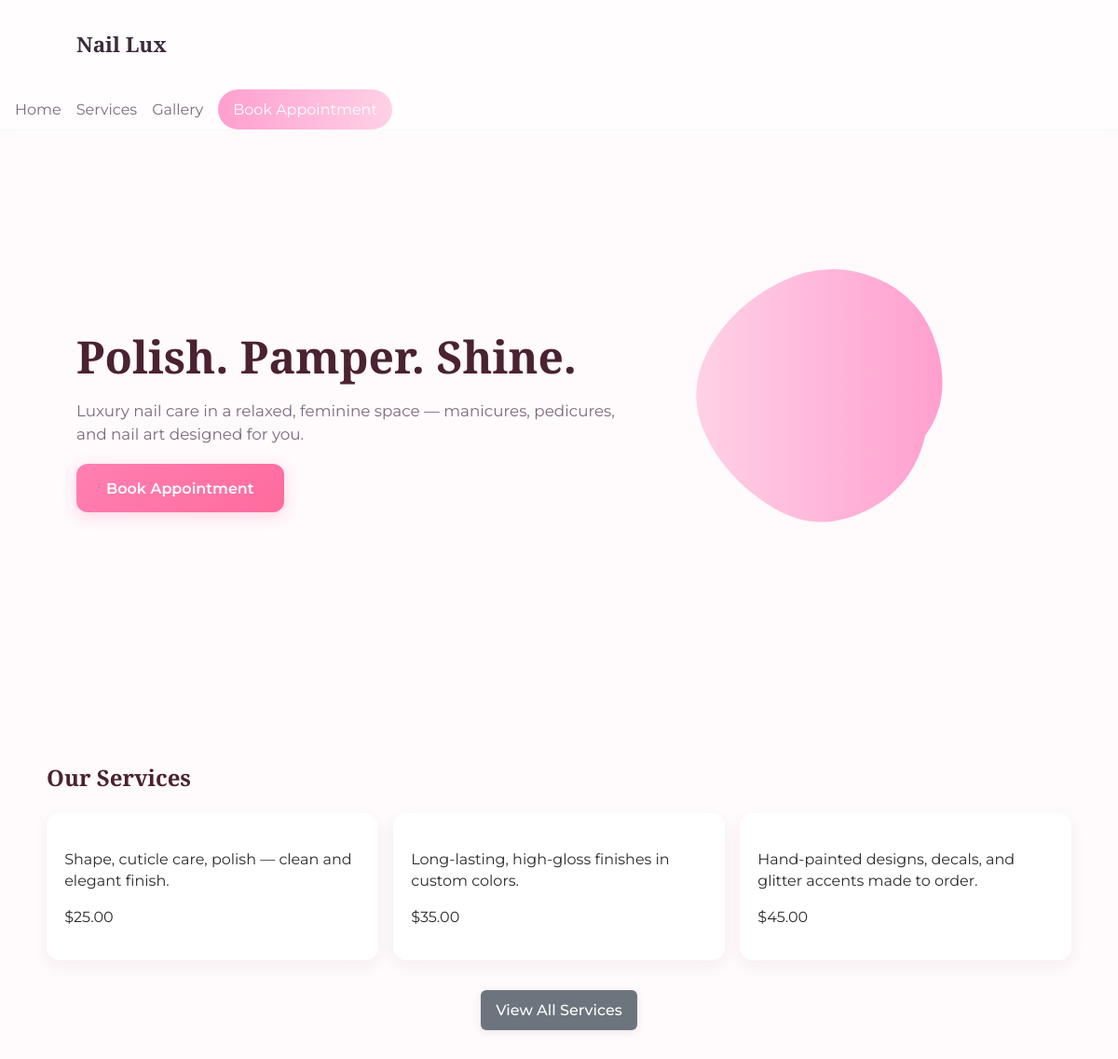
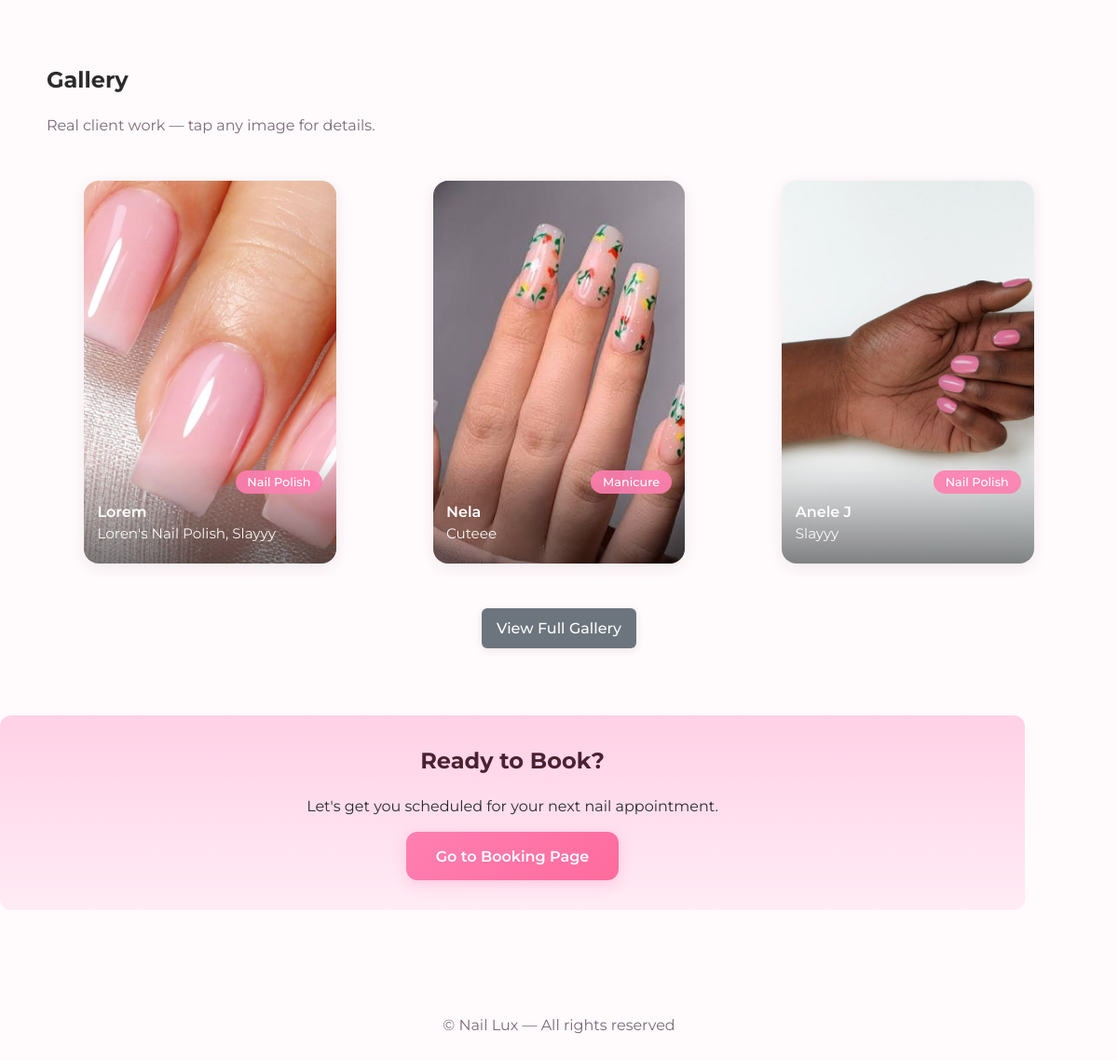
The page / on the database its author committed (2 pictures, top to bottom).
### home/models.py (models this page shows, shortened)
class Service(models.Model):
    service_name = models.CharField(max_length=100)
    description = models.TextField()
    price = models.DecimalField(max_digits=10, decimal_places=2)

class gallery(models.Model):
    client_name = models.CharField(max_length=100)
    service_received = models.CharField(max_length=100)
    caption = models.CharField(max_length=100)
    image = models.ImageField(upload_to='gallery/')
    date_pub = models.DateField(auto_now_add=True)

### home/views.py (the view)
# urls.py: 2. Add a URL to urlpatterns:  path('', views.home, name='home')
def home(request):
    gallery_items = gallery.objects.order_by('-date_pub')[:5]
    services = Service.objects.all()
    return render(request, 'home.html', context={'gallery_items': gallery_items, 'services': services})

### site_admin/context_processors.py (called while the page is built)
def admin_context(request):
    is_admin = request.path.startswith('/site-admin')
    return {
        'is_admin_section': is_admin,
    }

### home/templates/home.html (shortened to what this page needs)
{% extends "base.html" %}
{% block content %}
	<section class="hero">
		<div class="container hero-inner">
			<div class="hero-text">
				<h1>Polish. Pamper. Shine.</h1>
				<p class="lead">Luxury nail care in a relaxed, feminine space — manicures, pedicures, and nail art designed for you.</p>
				<a class="btn-primary" href="{% url 'booking' %}">Book Appointment</a>
			</div>
			<div class="hero-art" aria-hidden="true">
			</div>
		</div>
	</section>
	<section id="services" class="services container">
		<h2>Our Services</h2>
		<div class="service-grid">
			{% for service in services %}
			<div class="service-card">
				<p>{{ service.description }}</p>
				<p class="price">${{ service.price }}</p>
			</div>
			{% endfor %}
		</div>
		<div class="section-actions">
			<a href="{% url 'services' %}" class="btn-secondary">View All Services</a>
		</div>
	</section>
	<section id="gallery" class="gallery container">
		<h2>Gallery</h2>
		<p class="muted">Real client work — tap any image for details.</p>
		<div class="gallery-grid">
			{% for item in gallery_items %}
			<figure class="g-item" {% if item.image %}data-image="{{ item.image.url }}"{% endif %} data-client="{{ item.client_name|default:'' }}" data-caption="{{ item.caption|default:'' }}" data-service="{{ item.service_received|default:'' }}">
				{% if item.image %}
					<img src="{{ item.image.url }}" alt="{{ item.caption|default:item.client_name }}">
				{% else %}
					<div class="g-placeholder" aria-hidden="true"></div>
				{% endif %}
				<figcaption>
					<div class="fig-top">
						{% if item.service_received %}
							<span class="service-badge">{{ item.service_received }}</span>
						{% endif %}
					</div>
					<h4 class="client-name">{{ item.client_name }}</h4>
					<p class="caption">{{ item.caption }}</p>
				</figcaption>
			</figure>
			{% empty %}
			<div class="gallery-empty muted">No gallery items yet — coming soon.</div>
			{% endfor %}
		</div>
		<div class="section-actions">
			<a href="{% url 'gallery' %}" class="btn-secondary">View Full Gallery</a>
		</div>
	</section>
  <section class="cta-section container">
    <h2>Ready to Book?</h2>
    <p>Let's get you scheduled for your next nail appointment.</p>
    <a class="btn-primary" href="/booking/">Go to Booking Page</a>
{% endblock content %}

### home/static/home/styles.css (style rules this page uses)
:root { --bg:#fffafc; --muted:#7a6b79; --accent:#ff9fcf; --accent-2:#ffd1e6; --card:#ffffff; --max-w:1100px; }
* { box-sizing:border-box }
body { font-family:Montserrat,system-ui,-apple-system,Segoe UI,Roboto,"Helvetica Neue",Arial;line-height:1.45;color:#2b2b2b;background:var(--bg);margin:0 }
.container { max-width:var(--max-w);margin:0 auto;padding:2rem }
.hero { padding:4rem 0 }
.hero-inner { display:grid;grid-template-columns:1fr 420px;gap:2rem;align-items:center }
.hero-text h1 { font-family:Playfair Display,serif;font-size:3rem;margin:0;color:#4a2231 }
.lead { color:var(--muted);margin:0.75rem 0 1.25rem;font-size:1.05rem }
.btn-primary { display:inline-block;background:linear-gradient(90deg,var(--accent),#ff7fb1);color:white;padding:0.9rem 1.2rem;border-radius:12px;text-decoration:none;font-weight:600;box-shadow:0 6px 18px rgba(255,127,177,0.14) }
.hero-art .blob { width:100%;height:100%;max-width:420px }
.services { padding:2.5rem 0 }
.services h2 { font-family:Playfair Display,serif;color:#4a2231 }
.service-grid { display:grid;grid-template-columns:repeat(3,1fr);gap:1rem;margin-top:1rem }
.service-card { background:var(--card);padding:1.2rem;border-radius:14px;box-shadow:0 6px 18px rgba(74,34,49,0.06) }
.gallery { padding:2.5rem 0 }
.gallery-grid { display:grid;grid-template-columns:repeat(4,1fr);gap:0.8rem }
.g-item { position:relative;overflow:hidden;border-radius:12px;min-height:140px;display:block;background:#fff }
.g-item img { width:100%;height:100%;object-fit:cover;display:block;transition:transform 0.45s ease }
.g-item figcaption { position:absolute;left:0;right:0;bottom:0;padding:0.9rem;background:linear-gradient(180deg,rgba(0,0,0,0),rgba(0,0,0,0.48));color:white }
.fig-top { display:flex;justify-content:flex-end }
.service-badge { background:rgba(255,255,255,0.12);color:white;padding:0.2rem 0.6rem;border-radius:999px;font-size:0.75rem }
.client-name { margin:0;font-size:1rem;font-weight:600 }
.caption { margin:0;font-size:0.9rem;opacity:0.95 }
.muted { color:var(--muted) }
.cta-section { padding:2rem;text-align:center;background:linear-gradient(180deg,var(--accent-2),#ffecf5);border-radius:12px;margin:2rem 0 }
.cta-section h2 { color:#4a2231;margin-top:0 }
.btn-primary { background: linear-gradient(135deg, #ff7fb1, #ff6b9d); color: white; padding: 0.9rem 2rem; border-radius: 12px; text-decoration: none; font-weight: 600; border: none; cursor: pointer; transition: all 0.2s ease; box-shadow: 0 4px 16px rgba(255, 127, 177, 0.3); display: inline-flex; align-items: center; gap: 0.5rem; }
.section-actions { text-align: center; margin-top: 2rem; }
.btn-secondary { display: inline-block; background: white; color: #4a2231; padding: 0.8rem 1.5rem; border-radius: 12px; text-decoration: none; font-weight: 600; border: 2px solid rgba(74, 34, 49, 0.2); transition: all 0.2s ease; box-shadow: 0 2px 8px rgba(74, 34, 49, 0.1); }
.gallery-grid { display: grid; grid-template-columns: repeat(auto-fill, minmax(280px, 1fr)); gap: 1.5rem; margin: 2rem 0; }
.g-item { position: relative; overflow: hidden; border-radius: 16px; min-height: 320px; background: #f8f8f8; cursor: pointer; transition: transform 0.3s ease; box-shadow: 0 4px 16px rgba(74, 34, 49, 0.08); }
.g-item img { width: 100%; height: 100%; object-fit: cover; display: block; transition: transform 0.4s ease; }
.service-badge { background: rgba(255, 127, 177, 0.9); color: white; padding: 0.2rem 0.8rem; border-radius: 20px; font-size: 0.8rem; font-weight: 500; display: inline-block; margin-bottom: 0.5rem; }
.caption { margin: 0 0 0.5rem 0; font-size: 0.95rem; opacity: 0.95; line-height: 1.4; }
.btn-secondary { background-color: #6c757d; color: white; padding: 0.6rem 1rem; border: none; border-radius: 6px; cursor: pointer; font-weight: 500; transition: all 0.3s ease; }

### rows shown on the page
Service: description "Shape, cuticle care, polish — clean and elegant finish.", price "25.00"
Service: description "Long-lasting, high-gloss finishes in custom colors.", price "35.00"
Service: description "Hand-painted designs, decals, and glitter accents made to order.", price "45.00"
gallery: image (picture), service_received "Nail Polish", client_name "Lorem", caption "Loren's Nail Polish, Slayyy"
gallery: image (picture), service_received "Manicure", client_name "Nela", caption "Cuteee"
gallery: image (picture), service_received "Nail Polish", client_name "Anele J", caption "Slayyy"
